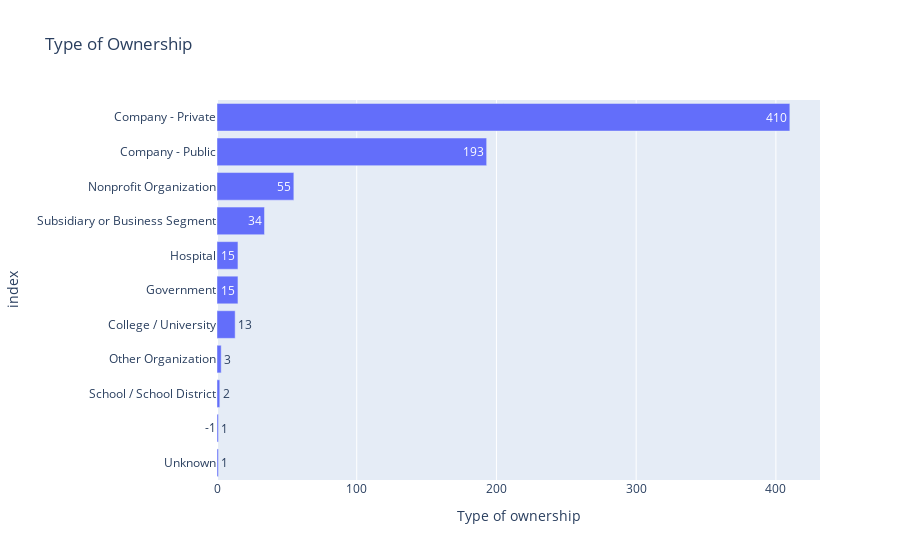

Notebook code for this chart:
### Markdown cell above
#### Company Type

### Code cell
company = data['Type of ownership'].value_counts().sort_values(ascending=True).reset_index()
fig = px.bar(company, y='index', x='Type of ownership',title='Type of Ownership',text='Type of ownership')
fig.show()

### Figure 1 — Plotly figure (JSON) as saved in the notebook; plotly's stock layout.template omitted (floating-point values rounded to 4 significant figures)
{"data": [{"alignmentgroup": "True", "hovertemplate": "Type of ownership=%{text}<br>index=%{y}<extra></extra>", "legendgroup": "", "marker": {"color": "#636efa", "pattern": {"shape": ""}}, "name": "", "offsetgroup": "", "orientation": "h", "showlegend": false, "text": [1, 1, 2, 3, 13, 15, 15, 34, 55, 193, 410], "textposition": "auto", "type": "bar", "x": [1, 1, 2, 3, 13, 15, 15, 34, 55, 193, 410], "xaxis": "x", "y": ["Unknown", "-1", "School / School District", "Other Organization", "College / University", "Government", "Hospital", "Subsidiary or Business Segment", "Nonprofit Organization", "Company - Public", "Company - Private"], "yaxis": "y"}], "layout": {"barmode": "relative", "legend": {"tracegroupgap": 0}, "title": {"text": "Type of Ownership"}, "xaxis": {"anchor": "y", "domain": [0, 1], "title": {"text": "Type of ownership"}}, "yaxis": {"anchor": "x", "domain": [0, 1], "title": {"text": "index"}}}}
